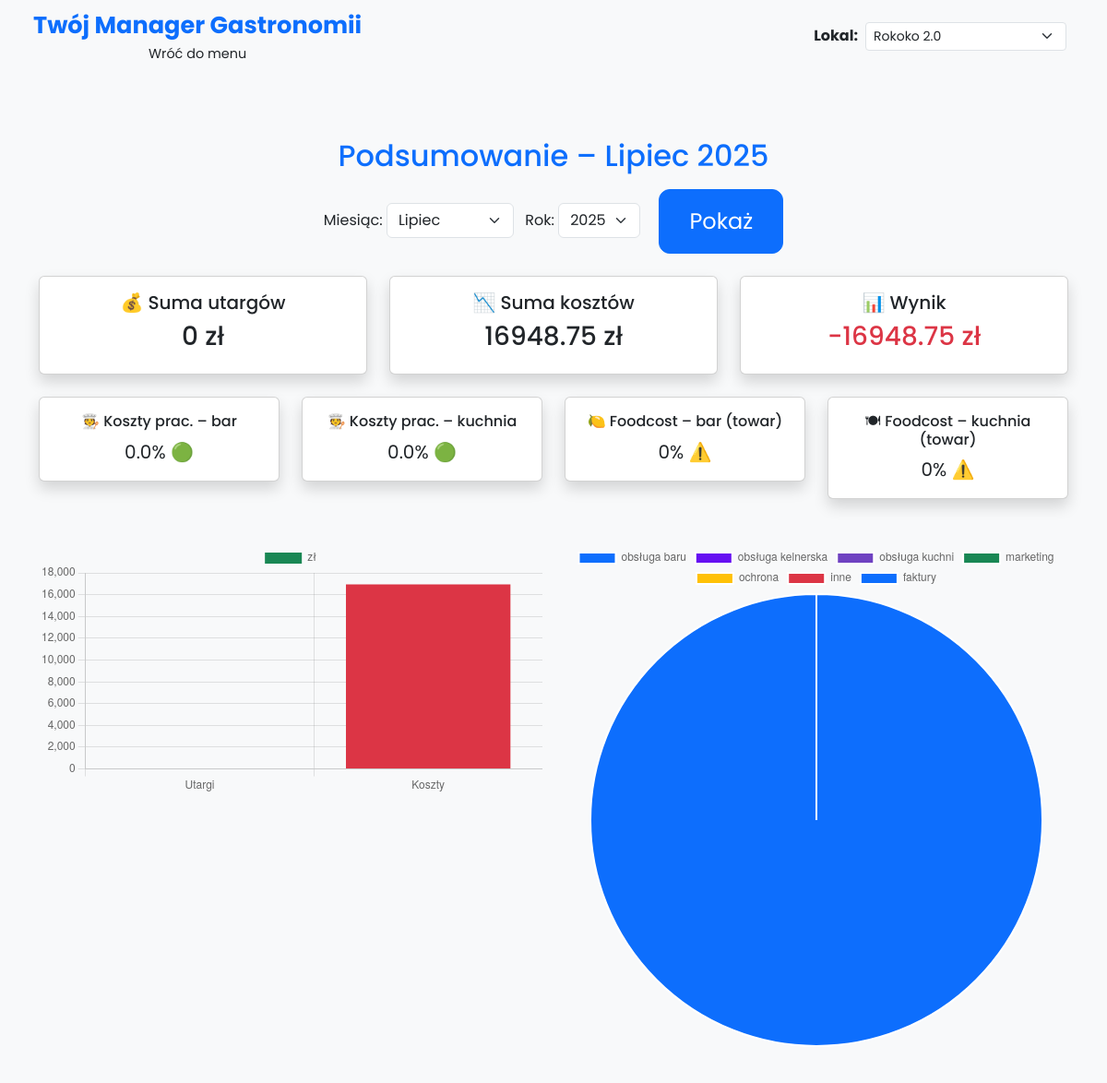
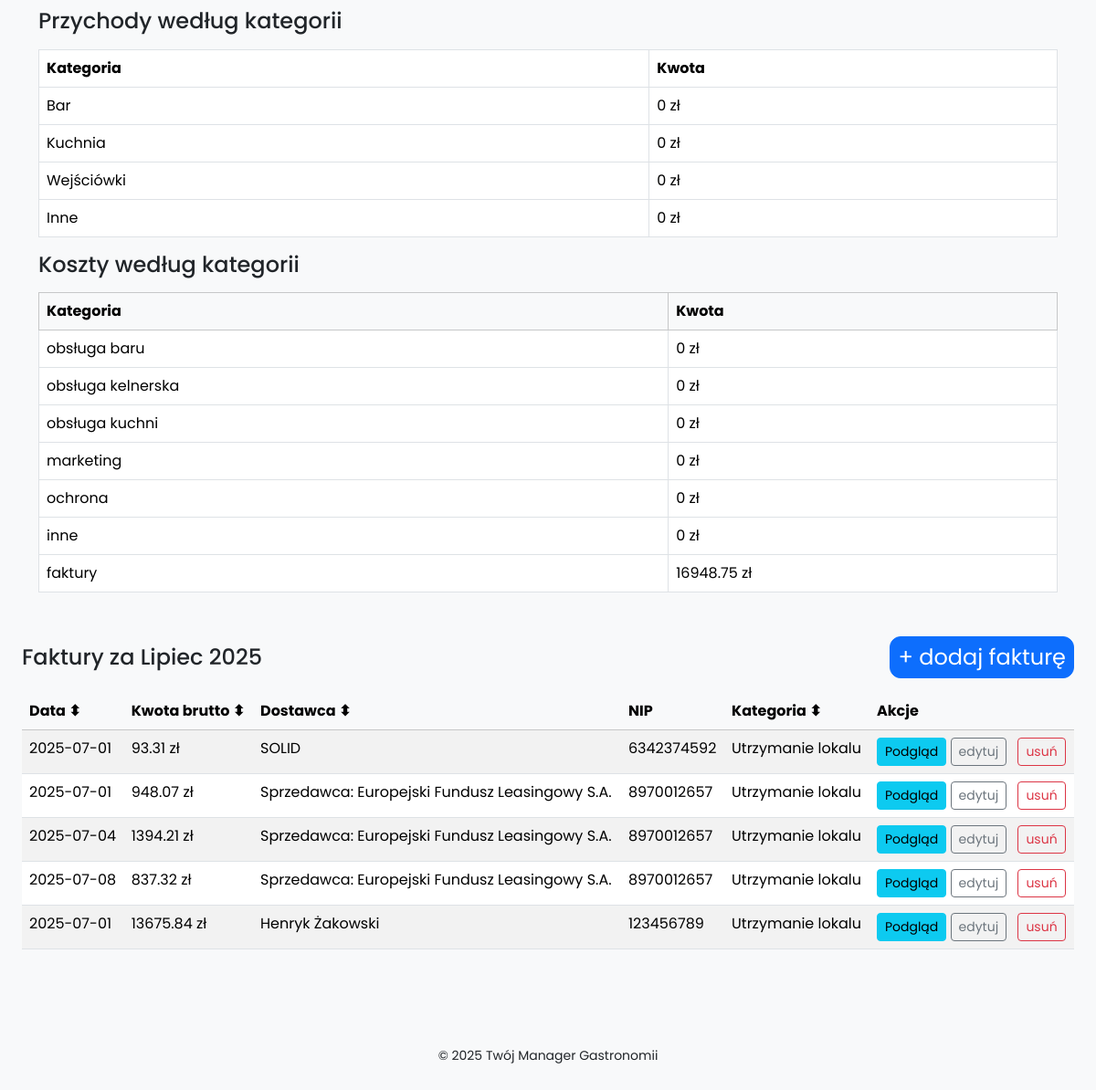
/monthly-summary, run on the app's committed database (2 pictures, top to bottom).
### models.py (models this page shows)
class Invoice(Base):
    __tablename__ = 'invoices'
    id = Column(Integer, primary_key=True)
    invoice_date = Column(Date)
    gross_amount = Column(Float)
    net_amount = Column(Float)
    supplier = Column(String)
    nip = Column(String)
    category = Column(String)
    goods_type = Column(String)
    lokal = Column(String)
    note = Column(Text)
    invoice_number = Column(String)
    description = Column(String)

### app.py (the view)
@app.route('/monthly-summary')
def monthly_summary():
    today = date.today()
    selected_month = int(request.args.get('month', today.month))
    selected_year = int(request.args.get('year', today.year))
    start_date = datetime.date(selected_year, selected_month, 1)
    if selected_month == 12:
        end_date = datetime.date(selected_year + 1, 1, 1) - datetime.timedelta(days=1)
    else:
        end_date = datetime.date(selected_year, selected_month + 1, 1) - datetime.timedelta(days=1)
    db_session = Session()
    rozliczenia = db_session.query(RozliczenieDzien).filter(
        RozliczenieDzien.daily_date >= start_date,
        RozliczenieDzien.daily_date <= end_date,
        RozliczenieDzien.lokal == get_current_lokal()
    ).all()
    total_revenue = sum([
        (r.revenue_bar or 0) +
        (r.revenue_kitchen or 0) +
        (r.revenue_entry or 0) +
        (r.revenue_other or 0)
        for r in rozliczenia
    ])
    income_breakdown = {
        "Bar": sum(r.revenue_bar or 0 for r in rozliczenia),
        "Kuchnia": sum(r.revenue_kitchen or 0 for r in rozliczenia),
        "Wejściówki": sum(r.revenue_entry or 0 for r in rozliczenia),
        "Inne": sum(r.revenue_other or 0 for r in rozliczenia),
    }
    total_costs_dzien = sum([
        (r.cost_bar or 0) +
        (r.cost_waiters or 0) +
        (r.cost_kitchen or 0) +
        (r.cost_marketing or 0) +
        (r.cost_security or 0) +
        (r.cost_other or 0)
        for r in rozliczenia
    ])
    total_costs_faktury = db_session.query(func.sum(Invoice.gross_amount)).filter(
        Invoice.invoice_date >= start_date,
        Invoice.invoice_date <= end_date,
        Invoice.lokal == get_current_lokal()
    ).scalar() or 0
    total_costs = total_costs_dzien + total_costs_faktury
    cost_by_category = {
        'obsługa baru': sum(r.cost_bar or 0 for r in rozliczenia),
        'obsługa kelnerska': sum(r.cost_waiters or 0 for r in rozliczenia),
        'obsługa kuchni': sum(r.cost_kitchen or 0 for r in rozliczenia),
        'marketing': sum(r.cost_marketing or 0 for r in rozliczenia),
        'ochrona': sum(r.cost_security or 0 for r in rozliczenia),
        'inne': sum(r.cost_other or 0 for r in rozliczenia),
        'faktury': total_costs_faktury
    }
    total_revenue_bar = sum(r.revenue_bar or 0 for r in rozliczenia)
    total_revenue_kitchen = sum(r.revenue_kitchen or 0 for r in rozliczenia)
    cost_bar = cost_by_category['obsługa baru']
    cost_kitchen = cost_by_category['obsługa kuchni']
    cost_percentage_by_category = {}
    cost_bar = cost_by_category.get('obsługa baru', 0)
    cost_kitchen = cost_by_category.get('obsługa kuchni', 0)
    cost_percentage_by_category['obsługa baru'] = round((cost_bar / total_revenue_bar) * 100,
                                                        1) if total_revenue_bar else 0.0
    cost_percentage_by_category['obsługa kuchni'] = round((cost_kitchen / total_revenue_kitchen) * 100,
                                                          1) if total_revenue_kitchen else 0.0
    for key in ['obsługa kelnerska', 'marketing', 'ochrona', 'inne', 'faktury']:
        value = cost_by_category.get(key, 0)
        cost_percentage_by_category[key] = round((value / total_revenue) * 100, 1) if total_revenue else 0.0
    invoices = db_session.query(Invoice).filter(
        Invoice.invoice_date >= start_date,
        Invoice.invoice_date <= end_date,
        Invoice.lokal == get_current_lokal()
    ).all()
    db_session.close()
    def color_for(value):
        if value < 30:
            return "🟢"
        elif value <= 40:
            return "🟡"
        else:
            return "🔴"
    summary = {
        'total_revenue': total_revenue,
        'total_costs': total_costs,
        'net_result': total_revenue - total_costs,
        'income_breakdown': income_breakdown,
        'cost_by_category': cost_by_category,
        'cost_percentage_by_category': cost_percentage_by_category,  # ← DODANE TO
        'foodcost_bar': {
            'value': round((cost_bar / total_revenue_bar) * 100, 1) if total_revenue_bar else 0.0,
            'color': color_for(round((cost_bar / total_revenue_bar) * 100, 1)) if total_revenue_bar else "⚪️"
        },
        'foodcost_kitchen': {
            'value': round((cost_kitchen / total_revenue_kitchen) * 100, 1) if total_revenue_kitchen else 0.0,
            'color': color_for(
                round((cost_kitchen / total_revenue_kitchen) * 100, 1)) if total_revenue_kitchen else "⚪️"
        },
        'foodcost_towar_bar': {'value': 0.0, 'color': "⚪️"},
        'foodcost_towar_kitchen': {'value': 0.0, 'color': "⚪️"},
    }
    def calc_foodcost(value, revenue):
        if revenue:
            percent = round(value / revenue * 100, 1)
            if percent < 30:
                color = "🟢"
            elif percent <= 40:
                color = "🟡"
            else:
                color = "🔴"
        else:
            percent = 0
            color = "⚠️"
        return {'value': percent, 'color': color}
    cost_bar = sum(r.cost_bar or 0 for r in rozliczenia)
    cost_kitchen = sum(r.cost_kitchen or 0 for r in rozliczenia)
    revenue_bar = sum(r.revenue_bar or 0 for r in rozliczenia)
    revenue_kitchen = sum(r.revenue_kitchen or 0 for r in rozliczenia)
    foodcost_goods_bar = sum(f.net_amount or 0 for f in invoices if
                             (f.category or '').lower() == 'towar' and (f.goods_type or '').lower() == 'bar')
    foodcost_goods_kitchen = sum(f.net_amount or 0 for f in invoices if
                                 (f.category or '').lower() == 'towar' and (f.goods_type or '').lower() == 'jedzenie')
    summary["foodcost_towar_bar"] = calc_foodcost(foodcost_goods_bar, revenue_bar)
    summary["foodcost_towar_kitchen"] = calc_foodcost(foodcost_goods_kitchen, revenue_kitchen)
    summary["foodcost_bar"] = calc_foodcost(cost_bar, revenue_bar)
    summary["foodcost_kitchen"] = calc_foodcost(cost_kitchen, revenue_kitchen)
    return render_template(
        'monthly_summary.html',
        summary=summary,
        invoices=invoices,
        selected_month=selected_month,
        selected_year=selected_year
    )

### templates/monthly_summary.html (shortened to what this page needs)
{% extends 'base.html' %}
{% block content %}
{% set MONTHS = {
    1: "Styczeń", 2: "Luty", 3: "Marzec", 4: "Kwiecień",
    5: "Maj", 6: "Czerwiec", 7: "Lipiec", 8: "Sierpień",
    9: "Wrzesień", 10: "Październik", 11: "Listopad", 12: "Grudzień"
} %}
<div class="container my-5">
    <form method="get" action="{{ url_for('monthly_summary') }}" class="mb-4 text-center">
        <h2 class="text-primary mb-3">Podsumowanie – {{ MONTHS[selected_month] }} {{ selected_year }}</h2>
        <div class="d-inline-block me-2">
            <label for="month">Miesiąc:</label>
            <select name="month" id="month" class="form-select d-inline w-auto">
                {% for m in range(1, 13) %}
                    <option value="{{ m }}" {% if m == selected_month %}selected{% endif %}>
                        {{ MONTHS[m] }}
                    </option>
                {% endfor %}
            </select>
        </div>
        <div class="d-inline-block me-2">
            <label for="year">Rok:</label>
            <select name="year" id="year" class="form-select d-inline w-auto">
                {% for y in range(2023, 2026) %}
                    <option value="{{ y }}" {% if y == selected_year %}selected{% endif %}>{{ y }}</option>
                {% endfor %}
            </select>
        </div>
        <button type="submit" class="btn btn-primary ms-2">Pokaż</button>
    </form>
<div class="row text-center mb-4">
    <div class="col-md-4">
        <div class="card p-3 shadow">
            <h5>💰 Suma utargów</h5>
            <h3>{{ summary.total_revenue | round(2) }} zł</h3>
        </div>
    </div>
    <div class="col-md-4">
        <div class="card p-3 shadow">
            <h5>📉 Suma kosztów</h5>
            <h3>{{ summary.total_costs | round(2) }} zł</h3>
        </div>
    </div>
    <div class="col-md-4">
        <div class="card p-3 shadow">
            <h5>📊 Wynik</h5>
            <h3 class="{{ 'text-success' if summary.net_result >= 0 else 'text-danger' }}">
                {{ summary.net_result | round(2) }} zł
            </h3>
        </div>
    </div>
</div>
<div class="row text-center mb-5">
    <div class="col-md-3">
        <div class="card p-3 shadow small">
            <h6>🧑‍🍳 Koszty prac. – bar</h6>
            {% set bar_val = summary.cost_percentage_by_category['obsługa baru'] %}
            <p class="fs-5 mb-0">
                {{ bar_val | round(1) }}%
                <span class="{% if bar_val < 30 %}text-success
                            {% elif bar_val <= 40 %}text-warning
                             {% else %}text-danger{% endif %}">
                    {% if bar_val < 30 %}🟢
                    {% elif bar_val <= 40 %}🟡
                    {% else %}🔴
                    {% endif %}
                </span>
            </p>
        </div>
    </div>
    <div class="col-md-3">
        <div class="card p-3 shadow small">
            <h6>🧑‍🍳 Koszty prac. – kuchnia</h6>
            {% set kitchen_val = summary.cost_percentage_by_category['obsługa kuchni'] %}
            <p class="fs-5 mb-0">
                {{ kitchen_val | round(1) }}%
                <span class="{% if kitchen_val < 30 %}text-success
              {% elif kitchen_val <= 40 %}text-warning
              {% else %}text-danger{% endif %}">
    {% if kitchen_val < 30 %}🟢
    {% elif kitchen_val <= 40 %}🟡
    {% else %}🔴
    {% endif %}
</span>
            </p>
        </div>
    </div>
    <div class="col-md-3">
        <div class="card p-3 shadow small">
            <h6>🍋 Foodcost – bar (towar)</h6>
            <p class="fs-5 mb-0">{{ summary.foodcost_towar_bar['value'] }}%
                <span class="{% if summary.foodcost_towar_bar['value'] < 30 %}text-success
                              {% elif summary.foodcost_towar_bar['value'] <= 40 %}text-warning
                              {% else %}text-danger{% endif %}">
                    {{ summary.foodcost_towar_bar['color'] }}
                </span>
            </p>
        </div>
    </div>
    <div class="col-md-3">
        <div class="card p-3 shadow small">
            <h6>🍽 Foodcost – kuchnia (towar)</h6>
            <p class="fs-5 mb-0">{{ summary.foodcost_towar_kitchen['value'] }}%
                <span class="{% if summary.foodcost_towar_kitchen['value'] < 30 %}text-success
                              {% elif summary.foodcost_towar_kitchen['value'] <= 40 %}text-warning
                              {% else %}text-danger{% endif %}">
                    {{ summary.foodcost_towar_kitchen['color'] }}
                </span>
            </p>
        </div>
    </div>
</div>
    <div class="row mb-5">
        <div class="col-md-6">
            <canvas id="barChart"></canvas>
        </div>
        <div class="col-md-6">
            <canvas id="pieChart"></canvas>
        </div>
    </div>
    <h4 class="mb-3">Przychody według kategorii</h4>
<table class="table table-bordered">
  <thead>
    <tr>
      <th>Kategoria</th>
      <th>Kwota</th>
    </tr>
  </thead>
  <tbody>
    {% for category, value in summary.income_breakdown.items() %}
      <tr>
        <td>{{ category }}</td>
        <td>{{ value|round(2) }} zł</td>
      </tr>
    {% endfor %}
  </tbody>
</table>
    <h4 class="mb-3">Koszty według kategorii</h4>
    <table class="table table-bordered">
        <thead class="table-light">
            <tr>
                <th>Kategoria</th>
                <th>Kwota</th>
            </tr>
        </thead>
        <tbody>
            {% for cat, amount in summary.cost_by_category.items() %}
            <tr>
                <td>{{ cat }}</td>
                <td>{{ amount | round(2) }} zł</td>
            </tr>
            {% endfor %}
        </tbody>
    </table>
</div>
<script>
    const barChart = new Chart(document.getElementById('barChart'), {
        type: 'bar',
        data: {
            labels: ['Utargi', 'Koszty'],
            datasets: [{
                label: 'zł',
                data: [{{ summary.total_revenue }}, {{ summary.total_costs }}],
                backgroundColor: ['#198754', '#dc3545']
            }]
        }
    });
    const pieChart = new Chart(document.getElementById('pieChart'), {
        type: 'pie',
        data: {
            labels: {{ summary.cost_by_category.keys() | list | tojson }},
            datasets: [{
                data: {{ summary.cost_by_category.values() | list | tojson }},
                backgroundColor: [
                    '#0d6efd', '#6610f2', '#6f42c1',
                    '#198754', '#ffc107', '#dc3545'
                ]
            }]
        }
    });
</script>
<div class="d-flex justify-content-between align-items-center mb-3 mt-5">
    <h4 class="mb-0">Faktury za {{ MONTHS[selected_month] }} {{ selected_year }}</h4>
    <a href="{{ url_for('add_invoice') }}" class="btn btn-primary btn-sm py-1 px-2">+ dodaj fakturę</a>
</div>
<table class="table table-striped" id="invoice-table">
    <thead class="table-light">
        <tr>
            <th onclick="sortTable(0, 'date')">Data ⬍</th>
            <th onclick="sortTable(1, 'number')">Kwota brutto ⬍</th>
            <th onclick="sortTable(2, 'text')">Dostawca ⬍</th>
            <th>NIP</th>
            <th onclick="sortTable(4, 'text')">Kategoria ⬍</th>
            <th>Akcje</th>
        </tr>
    </thead>
    <tbody>
        {% for invoice in invoices %}
        <tr>
            <td>{{ invoice.invoice_date }}</td>
            <td>{{ invoice.gross_amount }} zł</td>
            <td>{{ invoice.supplier }}</td>
            <td>{{ invoice.nip }}</td>
            <td>{{ invoice.category }}</td>
            <td>
                <a href="{{ url_for('view_invoice', invoice_id=invoice.id) }}" class="btn btn-sm btn-info">Podgląd</a>
                <a href="{{ url_for('edit_invoice', invoice_id=invoice.id) }}" class="btn btn-sm btn-outline-secondary me-2">edytuj</a>
                <form action="{{ url_for('delete_invoice', invoice_id=invoice.id) }}" method="POST" style="display:inline;">
                    <button type="submit" class="btn btn-sm btn-outline-danger" onclick="return confirm('Na pewno chcesz usunąć tę fakturę?')">usuń</button>
                </form>
            </td>
        </tr>
        {% endfor %}
    </tbody>
</table>
{% endblock %}

### templates/base.html (shortened to what this page needs)
<!DOCTYPE html>
<html lang="pl">
<head>
    <link href="https://cdn.jsdelivr.net/npm/bootstrap@5.3.2/dist/css/bootstrap.min.css" rel="stylesheet">
    <link rel="stylesheet" href="{{ url_for('static', filename='css/style.css') }}">
</head>
<body>
    <nav class="navbar navbar-expand-lg navbar-light bg-light px-4">
        <div class="container-fluid">
            <a href="{{ url_for('home') }}" class="text-decoration-none">
                <div class="text-center">
                    <span class="fw-bold text-primary" style="font-size: 1.6rem;">Twój Manager Gastronomii</span><br>
                    <small class="text-dark" style="font-size: 0.9rem;">Wróć do menu</small>
                </div>
            </a>
            <div class="d-flex ms-auto">
                <form method="post" action="{{ url_for('set_lokal') }}" class="d-flex align-items-center">
                    <label for="lokal" class="me-2 mb-0 fw-bold">Lokal:</label>
                    <select name="lokal" id="lokal" class="form-select form-select-sm me-2" onchange="this.form.submit()">
                        <option value="Rokoko 2.0" {% if session.get('lokal') == 'Rokoko 2.0' %}selected{% endif %}>Rokoko 2.0</option>
                    </select>
                </form>
            </div>
        </div>
    </nav>
    <main class="container-fluid p-4">
        {% block content %}{% endblock %}
    </main>
    <footer class="text-center mt-5 mb-3">
        <small>© 2025 Twój Manager Gastronomii</small>
    </footer>
</body>
</html>

### data on the page
Invoice: invoice_date "2025-07-01", gross_amount "93.31", supplier "SOLID", nip "6342374592", category "Utrzymanie lokalu"
Invoice: invoice_date "2025-07-01", gross_amount "948.07", supplier "Sprzedawca: Europejski Fundusz Leasingowy S.A.", nip "8970012657", category "Utrzymanie lokalu"
Invoice: invoice_date "2025-07-04", gross_amount "1394.21", supplier "Sprzedawca: Europejski Fundusz Leasingowy S.A.", nip "8970012657", category "Utrzymanie lokalu"
Invoice: invoice_date "2025-07-08", gross_amount "837.32", supplier "Sprzedawca: Europejski Fundusz Leasingowy S.A.", nip "8970012657", category "Utrzymanie lokalu"
Invoice: invoice_date "2025-07-01", gross_amount "13675.84", supplier "Henryk Żakowski", nip "123456789", category "Utrzymanie lokalu"

### other printed values
{{ MONTHS[selected_month] }} "Lipiec"
{{ selected_year }} "2025"
{{ summary.total_revenue | round(2) }} "0"
{{ summary.total_costs | round(2) }} "16948.75"
{{ summary.net_result | round(2) }} "-16948.75"
{{ bar_val | round(1) }} "0.0"
{{ kitchen_val | round(1) }} "0.0"
{{ summary.foodcost_towar_bar['value'] }} "0"
{{ summary.foodcost_towar_bar['color'] }} "⚠️"
{{ summary.foodcost_towar_kitchen['value'] }} "0"
{{ summary.foodcost_towar_kitchen['color'] }} "⚠️"
{{ category }} "Bar" "Kuchnia" "Wejściówki" "Inne"
{{ value|round(2) }} "0" "0" "0" "0"
{{ cat }} "obsługa baru" "obsługa kelnerska" "obsługa kuchni" "marketing" "ochrona" "inne" "faktury"
{{ amount | round(2) }} "0" "0" "0" "0" "0" "0" "16948.75"
